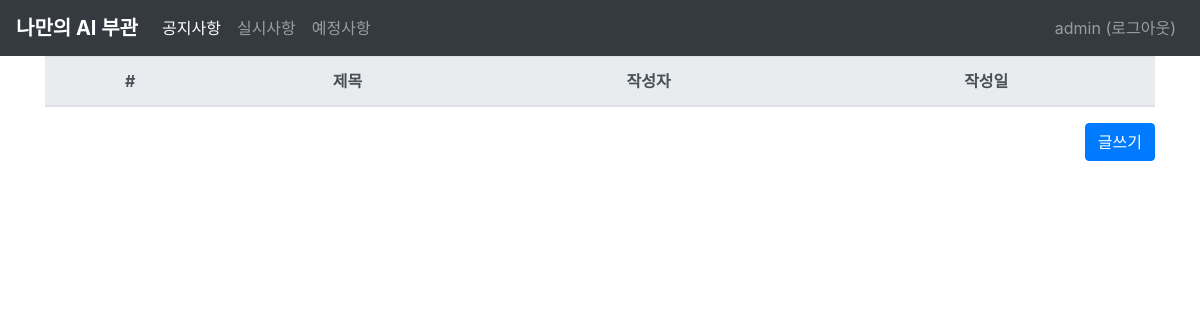
The page /notice/ (signed in) on the database as committed earlier.
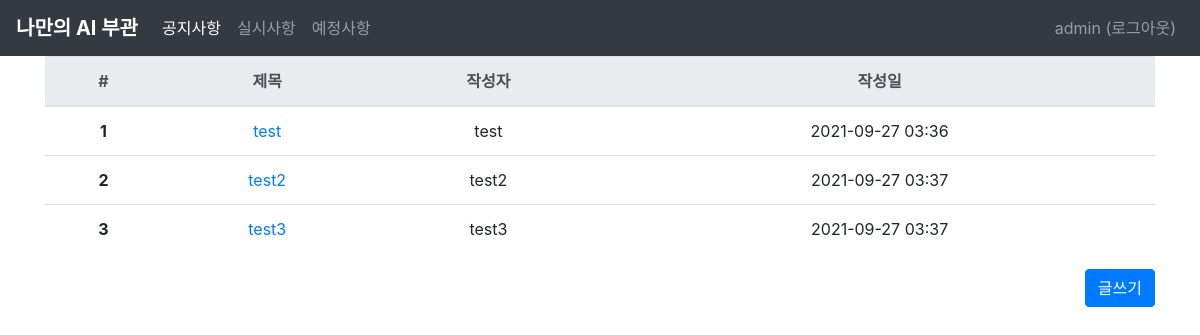
The same page on the database as committed later.
### notice/models.py (models this page shows)
class Notice(models.Model):
    author = models.CharField(max_length=10, null=False)
    title = models.CharField(max_length=100, null=False)
    content = models.TextField(null=False)
    created_date = models.DateTimeField(auto_now_add=True)
    modified_date = models.DateTimeField(auto_now=True)

### notice/views.py (the view)
# urls.py: path('notice/', include('notice.urls')),
def notice(request):
    notices = {'notices': Notice.objects.all()}
    return render(request, 'notice.html', notices)

### templates/notice.html (shortened to what this page needs)
{% load static %}
<!DOCTYPE html>
<html lang="ko">
<head>
    <link rel="stylesheet" href="{% static 'bootstrap/css/bootstrap.min.css' %}">
</head>
<body>
    <nav class="navbar navbar-expand-md navbar-dark bg-dark">
        <a class="navbar-brand" href="/"><strong>나만의 AI 부관</strong></a>
        <div class="collapse navbar-collapse" id="navbarsExample04">
          <ul class="navbar-nav mr-auto">
            <li class="nav-item active">
              <a class="nav-link" href="">공지사항 <span class="sr-only">(current)</span></a>
            </li>
            {% if user.is_authenticated %}
            <li class="nav-item">
              <a class="nav-link" href="/report/">실시사항</a>
            </li>
            <li class="nav-item">
                <a class="nav-link" href="/schedule">예정사항</a>
            </li>
            {% endif %}
          </ul>
        </div>
        <ul class="navbar-nav">
            <li class="nav-item">
                {% if user.is_authenticated %}
                <a class="nav-link" href="{% url 'common:logout' %}">{{ user.username }} (로그아웃)</a>
                {% else %}
                <a class="nav-link" href="{% url 'common:login' %}">로그인</a>
                {% endif %}
            </li>
        </ul>
      </nav>
{% if user.is_authenticated %}
<div class="container">
    <table class="table">
        <thead class="thead-light">
        <tr class="text-center">
            <th scope="col">#</th>
            <th scope="col">제목</th>
            <th scope="col">작성자</th>
            <th scope="col">작성일</th>
        </tr>
        </thead>
        <tbody>
        {% for notice in notices %}
        <tr class="text-center">
            <th scope="row">
                <span>{{ notice.id }}</span>
            </th>
            <td>
                <a href="/notice/{{ notice.id }}">
                    <span>{{ notice.title }}</span>
                </a>
            </td>
            <td>
                <span>{{ notice.author }}</span>
            </td>
            <td>
                <span>{{ notice.created_date | date:"Y-m-d h:i" }}</span>
            </td>
        </tr>
        {% endfor %}
        </tbody>
    </table>
    {% if user.is_superuser %}
    <div class="row">
        <div class="col-auto mr-auto"></div>
        <div class="col-auto">
            <a class="btn btn-primary" href="notice_post/" role="button">글쓰기</a>
        </div>
    </div>
    {% endif %}
</div>
{% endif %}
</body>
</html>

Rows that differ between the two databases and show on the page:
added Notice: id "1", title "test", author "test", created_date "2021-09-27 03:36"
added Notice: id "2", title "test2", author "test2", created_date "2021-09-27 03:37"
added Notice: id "3", title "test3", author "test3", created_date "2021-09-27 03:37"
